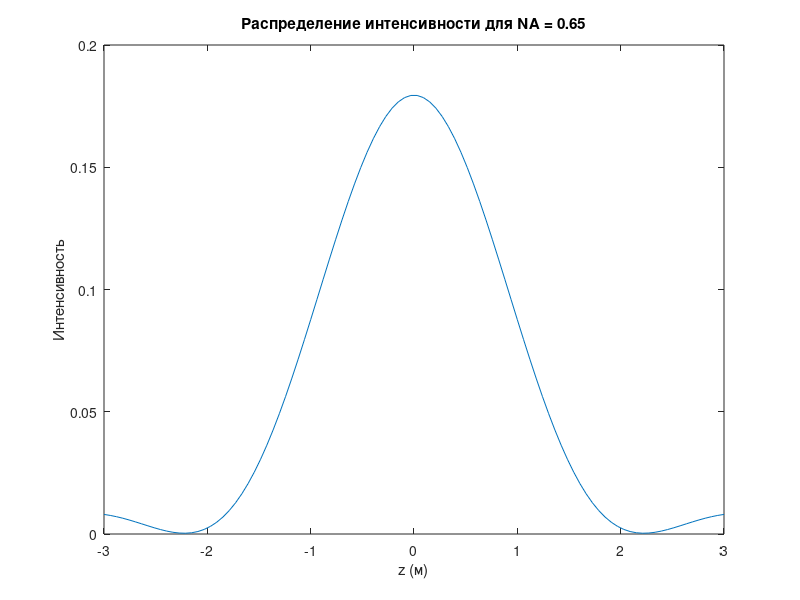
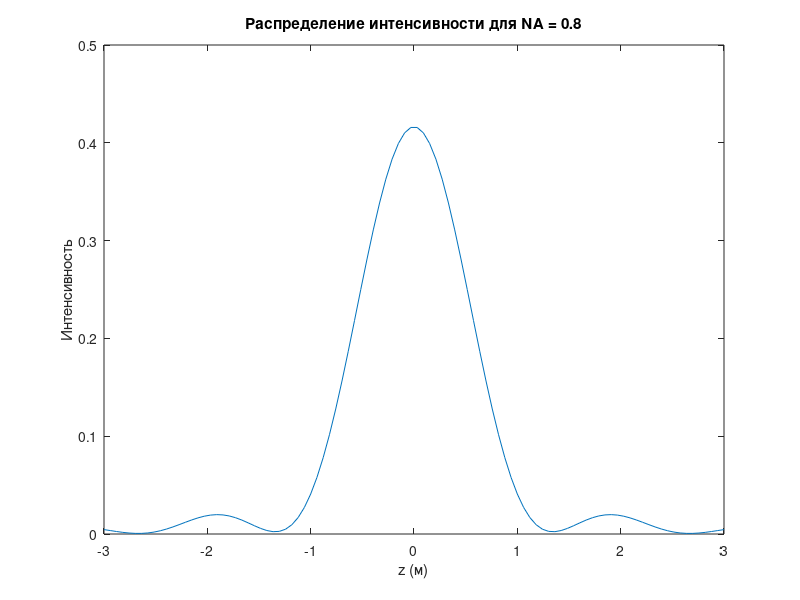
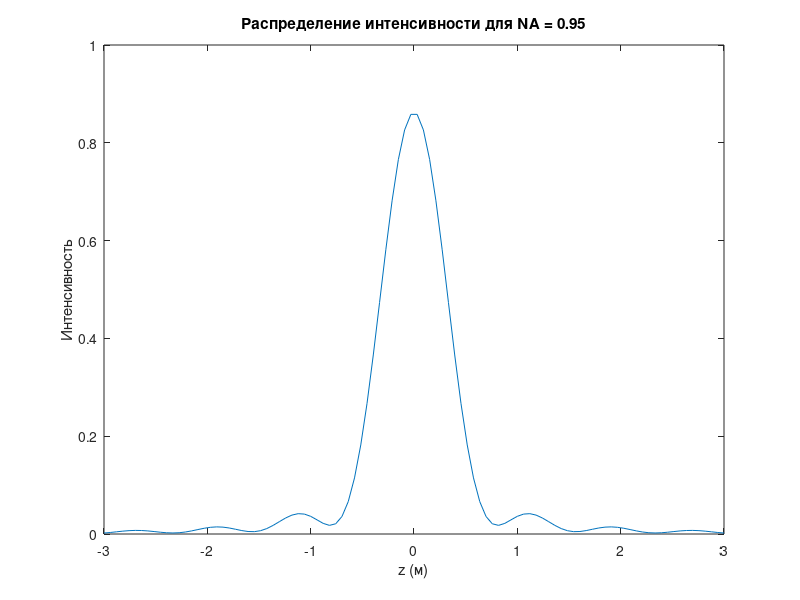

Recreate these plots in MATLAB, in order.
close all;
clear all;
% Параметры задачи
lambda = 0.532; % Длина волны
n = 1; % Показатель преломления среды
k = 2*pi/lambda; % Волновое число


for NA_val = [0.65, 0.8, 0.95]

  alpha = asin(NA_val) %максимальный угол, определяемый числовой апертурой
  T = @(theta) cos(theta).^0.5; %для апланатического объектива
  r = 0;
  z = linspace(-3, 3, 100);
  psi = 0;

  %для плоской линейнополяризованной волны
  Ex_1 = @(r, z, theta) 1 * T(theta) * sin(theta) * (1 - cos(theta)) * exp(1i * k * z * cos(theta)) * besselj(2, k .* r .* sin(theta));
  Ex_2 = @(r, z, theta) 1 * T(theta) * sin(theta) * (1 + cos(theta)) * exp(1i * k * z * cos(theta)) * besselj(0, k .* r .* sin(theta));
  E_x = -1i * cos(2 * psi) * integral(@(theta) Ex_1(r, z, theta), 0, alpha, 'ArrayValued', true) - ...
  1i * integral(@(theta) Ex_2(r, z, theta), 0, alpha, 'ArrayValued', true) %вычисляет интеграл для каждого элемента массива, возвращает массив значений

  Ey_1 = @(r, z, theta) 1 * T(theta) * sin(theta) * (1 - cos(theta)) * exp(1i * k * z * cos(theta)) * besselj(2, k .* r .* sin(theta));
  E_y = -1i * sin(2*psi) * integral(@(theta) Ey_1(r, z, theta), 0, alpha, 'ArrayValued', true)

  Ez_1 = @(r, z, theta) 1 * T(theta) * sin(theta)^2 * exp(1i * k * z * cos(theta)) * besselj(1, k .* r .* sin(theta));
  E_z = -2 * cos(psi) * integral(@(theta) Ez_1(r, z, theta), 0, alpha, 'ArrayValued', true)

  I = abs(E_x).^2 + abs(E_y).^2 + abs(E_z).^2 %интенсивность считаем как сумму квадратов модулей

  % Визуализация результатов
    figure;
    plot(z, I);
    xlabel('z (м)');
    ylabel('Интенсивность');
    title(['Распределение интенсивности для NA = ',num2str(NA_val)]);

end
